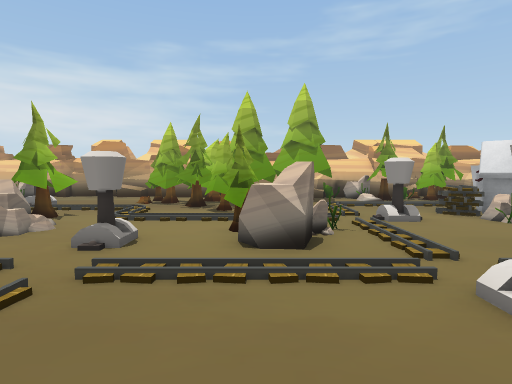
View 1 (above)

24 first-person views from a walk through a 3-D level made in the Unity game engine. The camera is 1.2 m above the floor, tilts 4° down and sees 80° across. The floor is counted in squares, 1 m on a side. Each view is taken from the middle of a square. On the plan, view 1 faces up. The plan holds only what a view shows up to about 13 squares ahead; the rest is blank. The place goes on beyond the plan.

View 2
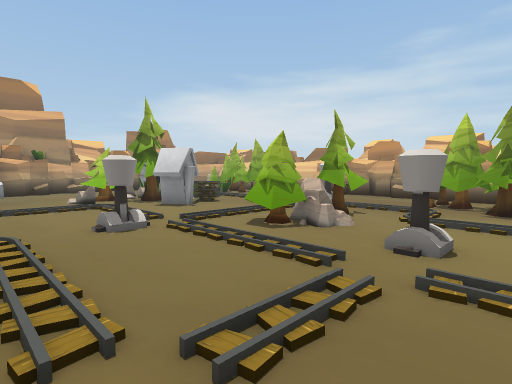

View 3
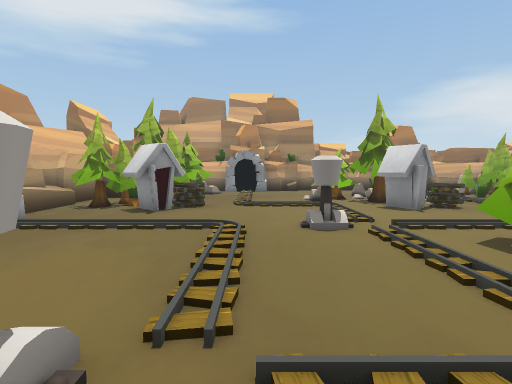

View 4
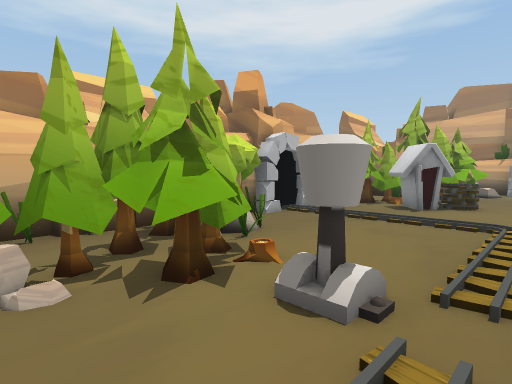

View 5
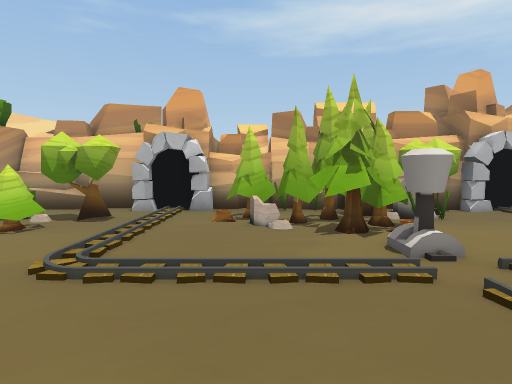

View 6
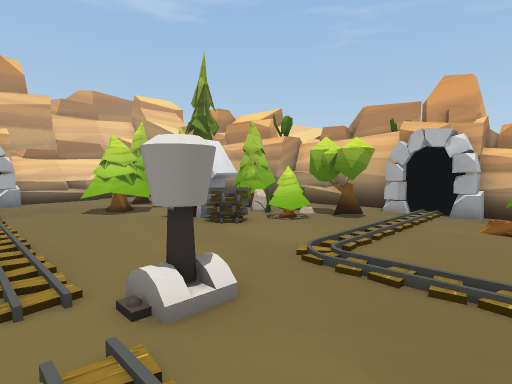

View 7
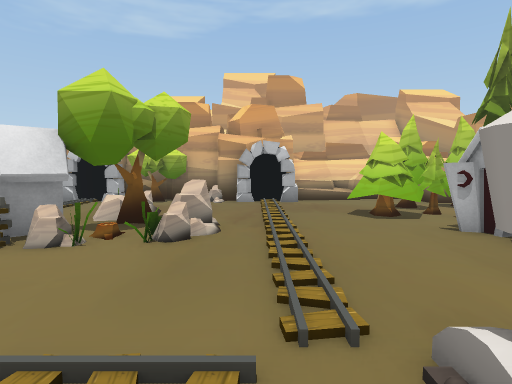

View 8
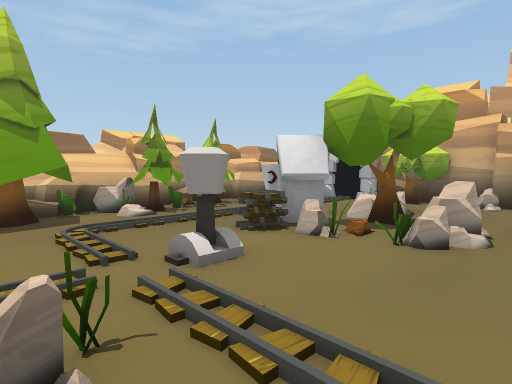

View 9
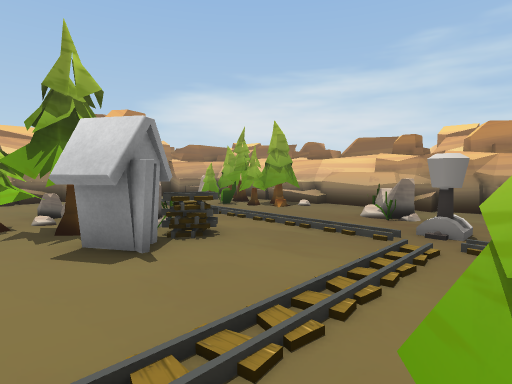

View 10
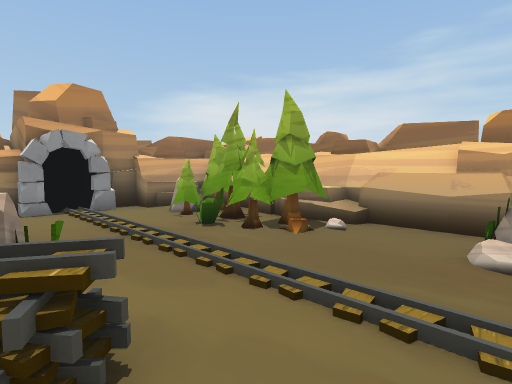

View 11
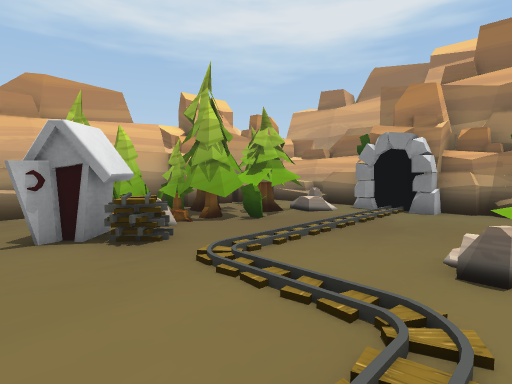

View 12
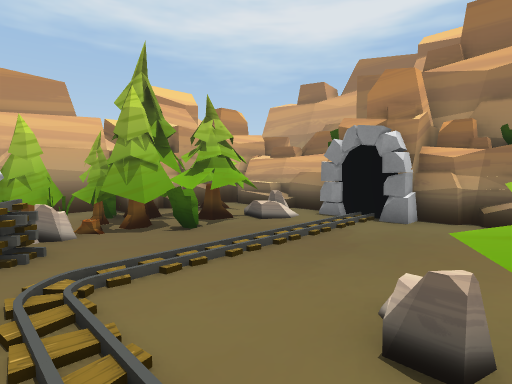

View 13
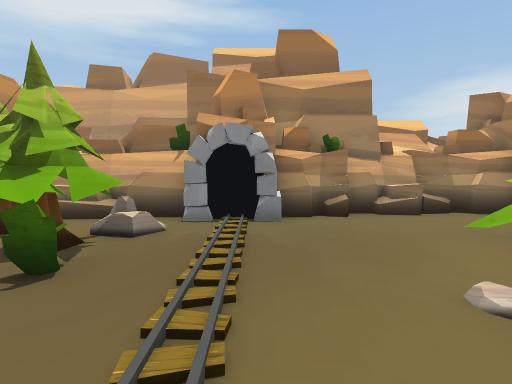

View 14
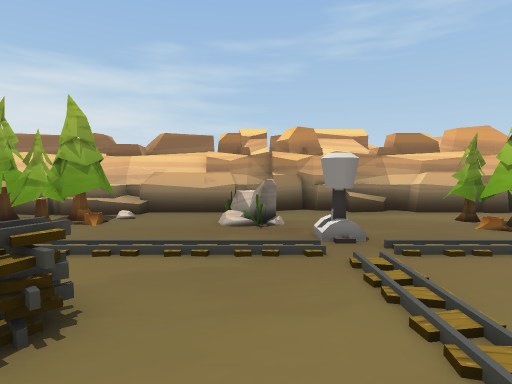

View 15
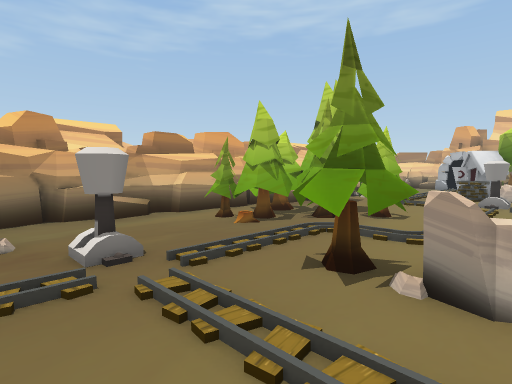

View 16
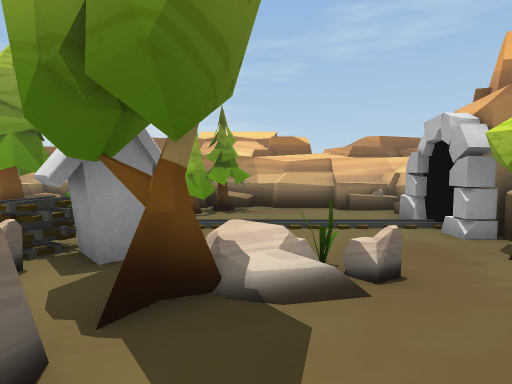

View 17
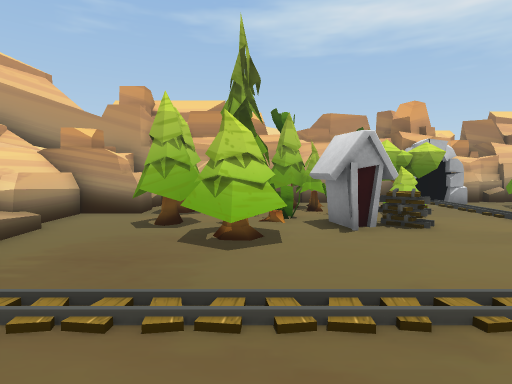

View 18
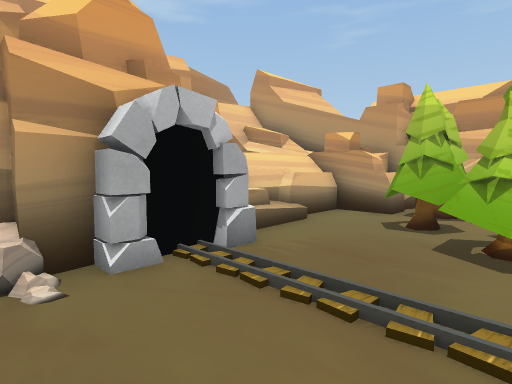

View 19
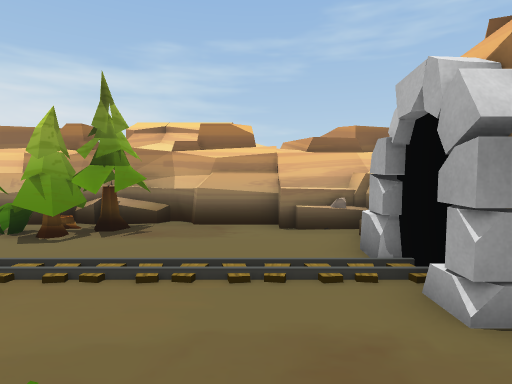

View 20
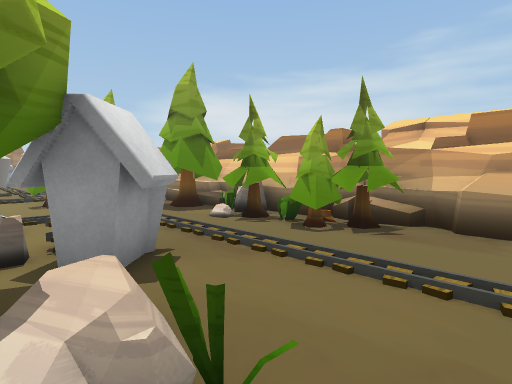

View 21
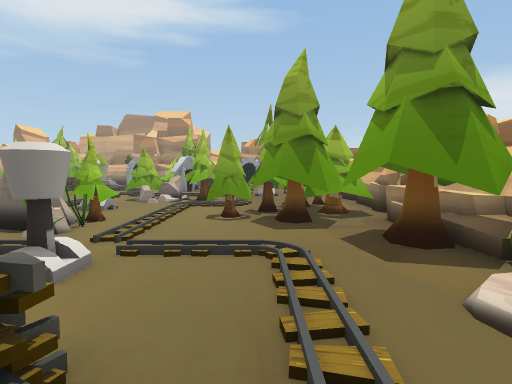

View 22
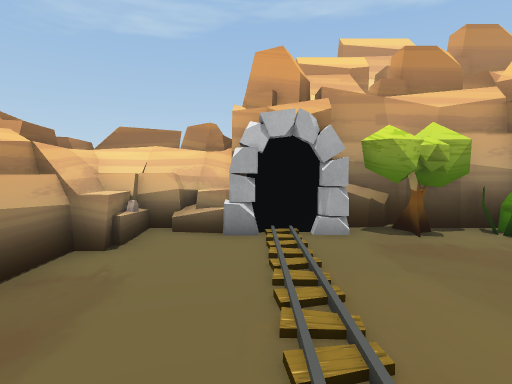

View 23
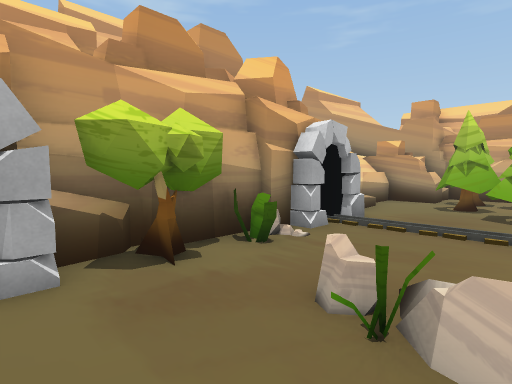

View 24
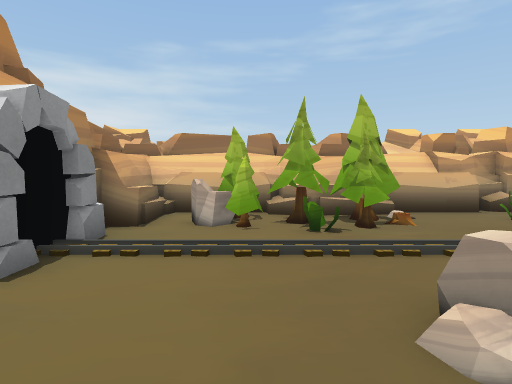

### Floor plan
Key: @ floor where view 1 was taken; # wall or solid block; . main floor; : floor 0.25 m higher than the main floor; / step, stairs or slope; = window, fence, low wall or low ledge; R rock; T pine tree; I toilet; E tree; O other object.
Columns run from 22 left of view 1 to 16 right of it. Each row starts with its distance up from view 1.
 17   RRRRRR RRRRRR RR  RR  RRRR RRR  R RR
 16    R   RRRR RRRR RR RR      R     R R##
 15   RRRRRR RRRRRRRRRRRRR RR RRRRRRRRRRR
 14   RRRRRRRRRRRRRRORRRRRRTTTRRRRTTRR =#
 13  RRR.TTTTT........T.TTRTTTRRTTTT...RRRR
 12   RR.RTTTT...R....TTTTTTTT.TTT.....ORRR
 11  RRR..T.T......O..TTTTTT...........#R
 10 RRR#..........OO...TTTT............#RR
  9 RRR#.................T.....=II.....ERR
  8   R#.......=....TT........O/IEI:..EE#R
  7 RRR.....RRR#....TT.......OO..EEE...E#R
  6 RRR....RRTIII...RR...TTR.....R#....R#R
  5  RR....TTTTI....TT.OO.RR.....RR....RRRR
  4   R....TTR.........................#R R
  3   RR....T......O.........O.........#R
  2   RR..........OO........OO..........#RR
  1  RRR#..........................TT... R
  0   RR#...............O.@.....II.TTT..RR
 -1   RR#:T...=#.......OT......##IITTTT.RR
 -2  RRRRTTTTTRII......TTT.....T#..TTT..RR
 -3  RRRTTTTTTTII.....RTTTR...ET.RTTTTTRRRR
 -4    R TTTTTTT.....ERTTTTT.EEE.TTT.T.R  R
 -5     R RTT.TT..##EEETT..####..RTRRR##
 -6     RR R RRRR RRRRRRRRRRRRRRRR R
 -7     RRRRRRRRRRRR R RRR  RRRRRR   R
 -8     RRRR R  R RR RRRRRRRR R  R RRRR

Where each view was taken, in squares from view 1:
view 1: 0 up, 0 right, facing up
view 2: 0 up, 1 left, facing up-left
view 3: 1 up, 1 left, facing left
view 4: 1 up, 0 right, facing down-left
view 5: 4 up, 0 right, facing down
view 6: 4 up, 0 right, facing down-right
view 7: 4 up, 1 right, facing right
view 8: 4 up, 1 right, facing up-right
view 9: 4 up, 6 left, facing up-left
view 10: 7 up, 9 left, facing up-left
view 11: 4 up, 9 left, facing down-left
view 12: 4 up, 11 left, facing down-left
view 13: 1 up, 11 left, facing left
view 14: 5 up, 9 left, facing up
view 15: 6 up, 9 left, facing up-right
view 16: 4 up, 9 right, facing up
view 17: 6 up, 9 right, facing down
view 18: 6 up, 9 right, facing down-right
view 19: 7 up, 11 right, facing up
view 20: 7 up, 11 right, facing up-left
view 21: 10 up, 7 right, facing left
view 22: 11 up, 7 right, facing right
view 23: 10 up, 9 right, facing down-right
view 24: 5 up, 16 left, facing up
